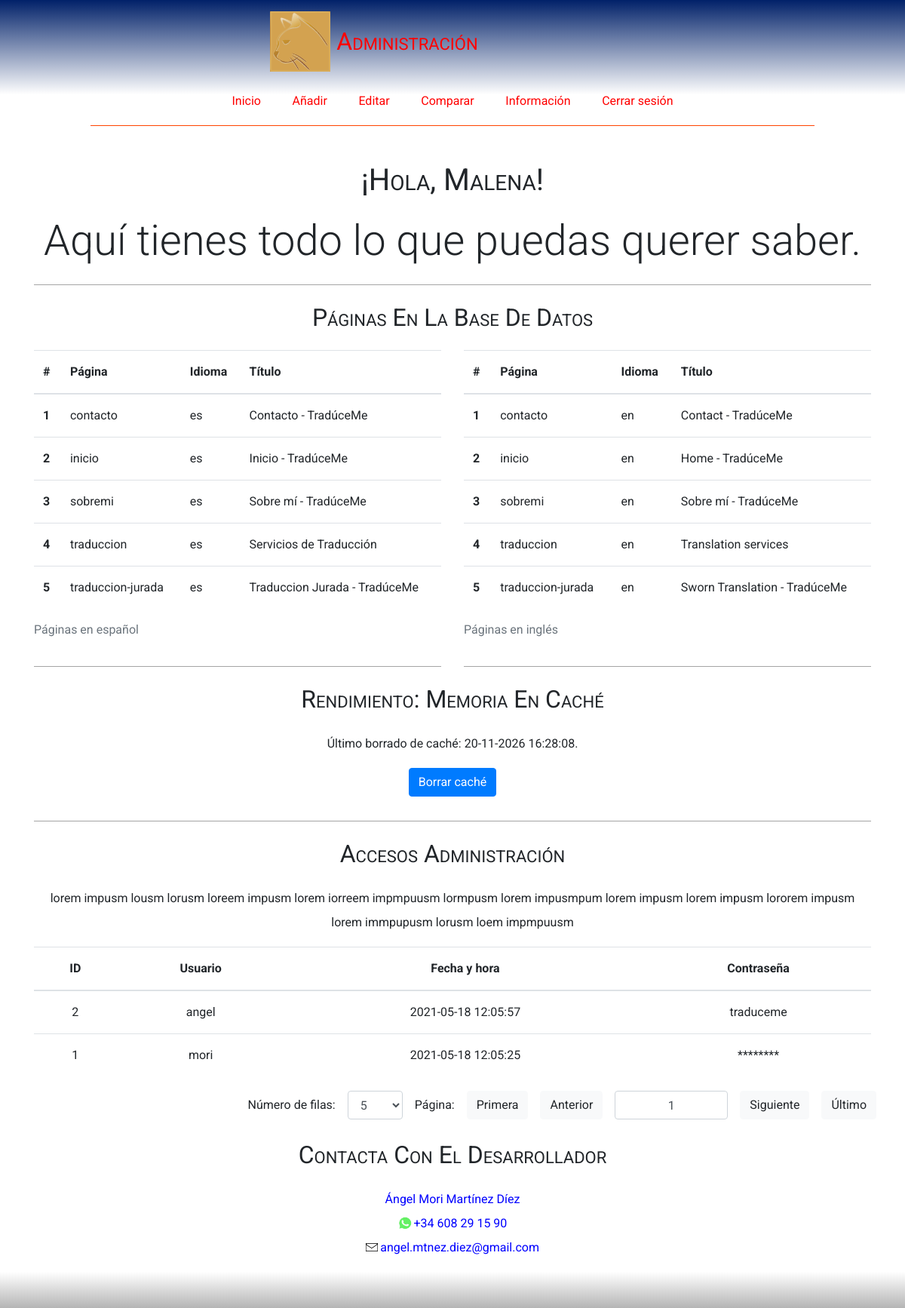
/tm_admin/info.php (signed in), run on the app's committed database.
### tables this page shows
CREATE TABLE `tm_page` (
  `page_name` varchar(40) NOT NULL,
  `lang` varchar(2) NOT NULL,
  `title` varchar(70) NOT NULL,
  `content` longtext NOT NULL
);

### model/db/traduceme/conexion.php (called while the page is built, shortened)
<?php
class Conexion
{
    public function __construct()
    {
        $this->conn = new mysqli(BD_HOST, BD_USER, BD_PW, BD_NAME);
    }
}
class Consulta extends Conexion
{
    private function anyRowAffected()
    {
        return true;
    }
    public function getPaginas($page_name = null, $lang = null)
    {
        if ($page_name != null) {
            if ($lang != null)
                $select = "SELECT * FROM tm_page WHERE page_name = '$page_name' and lang = '$lang' ORDER BY page_name, lang ;";
            else
                $select = "SELECT * FROM tm_page WHERE page_name = '$page_name' ORDER BY page_name, lang ;";
        } elseif ($lang != null) {
            $select = "SELECT * FROM tm_page WHERE lang = '$lang' ORDER BY page_name, lang ;";
        } else {
            $select = "SELECT * FROM tm_page ORDER BY page_name, lang ;";
        }
        $resultados = $this->conn->query($select);
        return $resultados->fetch_all(MYSQLI_ASSOC);
    }
}

### tm_admin/adminFunctions.php (the view, shortened to what this page needs)
<?php
function tabularMatrizN($matrizDatos, $arrayCabeceras = null, $clase = '', $caption = '')
{
    $tabla = "<table class='$clase'>
                <caption>$caption</caption>
                <thead>";
    if (is_array($arrayCabeceras)) {
        $maxCols = count($arrayCabeceras);
        $tabla .=  "<tr>";
        $tabla .=  "<th>#</th>";
        foreach ($arrayCabeceras as $th) {
            $tabla .=  "<th>$th</th>";
        }
        $tabla .=  "<tr>";
    }
    $tabla .= "</thead><tbody>";
    $row = 1;
    foreach ($matrizDatos as $fila) {
        $tabla .=  '<tr><th>' . $row++ . '</th>';
        $col = 0;
        foreach ($fila as $celda) {
            if ($maxCols <= $col) {
                break;
            }
            $col++;
            $tabla .=  "<td>" . $celda . "</td>";
        }
        $tabla .=  '</tr>';
    }
    $tabla .=  "</tbody></table>";
    return $tabla;
}

### tm_admin/info.php (shortened to what this page needs)
<?php
require_once 'adminFunctions.php';
require_once '../model/db/traduceme/conexion.php';
require_once '../model/Admin.php';
$tituloPaginaAdmin = "¡Hola, " . $_SESSION['logged_admin'] . "!";
$errores = '';
$conn = new Consulta();
try {
    $paginasES = $conn->getPaginas('', 'es');
    $paginasEN = $conn->getPaginas('', 'en');
    $tablaES = tabularMatrizN($paginasES, ['Página', 'Idioma', 'Título',], 'table caption-top', 'Páginas en español');
    $tablaEN = tabularMatrizN($paginasEN, ['Página', 'Idioma', 'Título',], 'table caption-top', 'Páginas en inglés');
} catch (BDException $e) {
    $errores .= "<p class='m-0'>" . $e->getMessage() . "</p>";
} catch (Exception $e) {
    $errores .= "<p class='m-0'>" . $e->getMessage() . "</p>";
}
$rutaCache = '../cache/vars';
if (file_exists($rutaCache))
    $fechaCache = date("d-m-Y H:i:s", filectime($rutaCache));
else
    $fechaCache = 'NO DATA';
?>
<!DOCTYPE html>
<html lang="es">
<head>
    <?php
    include('_partials/cabecera.php');
    ?>
    <div class="container mt-4">
        <p class="display-4">Aquí tienes todo lo que puedas querer saber.</p>
        <hr class="clasic mt-4">
    </div>
    <div class="container mt-4">
        <h2 class="mb-4">Páginas en la base de datos</h2>
        <div class="row text-left">
            <div class="col-xs-12 col-md-6">
                <?php echo $tablaES ?>
                <hr class="clasic mb-0">
            </div>
            <div class="col-xs-12 col-md-6 ">
                <?php echo $tablaEN ?>
                <hr class="clasic mb-0">
            </div>
        </div>
    </div>
    <div class="container mt-4">
        <h2 class="mb-4 ">Rendimiento: memoria en caché</h2>
        <p>
            Último borrado de caché: <?php echo $fechaCache ?>.
        </p>
        <form method="post" action="">
            <div class="form-group center">
                <button name="noCache" type="submit" class="btn btn-primary mb-2">Borrar caché</button>
            </div>
        </form>
        <hr class="clasic mt-4">
    </div>
    <div class="container mt-4">
        <h2 class="mb-4 ">Accesos administración</h2>
        <p>
            lorem impusm lousm lorusm loreem impusm lorem iorreem impmpuusm lormpusm lorem impusmpum lorem impusm lorem impusm lororem impusm lorem immpupusm lorusm loem impmpuusm
        </p>
        <table class="table ">
            <thead>
                <tr>
                    <th>ID</th>
                    <th>Usuario</th>
                    <th>Fecha y hora</th>
                    <th>Contraseña</th>
                </tr>
            </thead>
            <tbody id="tabla-accesos">
            </tbody>
        </table>
        <div class="row form-inline form-group ">
            <div class="form-group ml-auto paginacion">
                <label for="select-accesos">Número de filas:</label>
                <select id="select-accesos" class="form-control ml-auto" name="lang">
                    <option>5</option>
                </select>
                <label for="n-pagina-accesos">Página:</label>
                <button class="btn btn-light mb-2" id="primera">Primera</button>
                <button class="btn btn-light mb-2" id="anterior">Anterior</button>
                <input type="text" class="form-control text-center" id="n-pagina-accesos" value=1>
                <button class="btn btn-light mb-2" id="siguiente">Siguiente</button>
                <button class="btn btn-light mb-2" id="ultima">Último</button>
            </div>
        </div>
        <div class="container mt-4">
            <h2 class="mb-4 ">Contacta con el desarrollador</h2>
            <p>
            <ul class="list-unstyled">
                <li><a href="https://twitter.com/angelidito">Ángel Mori Martínez Díez</a></li>
                <li><a class="telefono" href="https://wa.me/34608291590?text=&iexcl;Hola%21%20Tengo%20tengo%20un%20problema%20con%20la%20web&hellip;">+34 608 29 15 90</a></li>
                <li><a class="email" href="mailto:angel.mtnez.diez@gmail.com">angel.mtnez.diez@gmail.com</a></li>
            </ul>
            </p>
        </div>
        </main>
        <?php
        include('_partials/pie.php');
        ?>

### tm_admin/_partials/cabecera.php (shortened to what this page needs)
<link rel="stylesheet" href="https://stackpath.bootstrapcdn.com/bootstrap/4.5.2/css/bootstrap.min.css">
<link rel="stylesheet" href="../assets/css/estructura.css">
</head>
<body id="<?php echo $id_admin_page ?>">
    <header>
        <div id="logoYTitulo">
            <a href=".."> <img src="../img/logo.png" alt="logo" id="logoCabecera" class="logo">
            </a>
            <a href=".">
                <p id="tituloWeb" class="m-0">Administración</p>
            </a>
        </div>
        <ul id="menu">
            <li> <a href="cuidado.php">Inicio</a></li>
            <li> <a href="añadir.php">Añadir</a></li>
            <li> <a href="editar.php">Editar</a></li>
            <li> <a href="comparar.php">Comparar</a></li>
            <li> <a href="info.php">Información</a></li>
            <li> <a href="?cerrarSesion=">Cerrar sesión</a></li>
        </ul>
    </header>
    <main class="mt-4 pt-4 center">
        <div class="container">
            <h1><?php echo $tituloPaginaAdmin ?></h1>
        </div>

### tm_admin/_partials/pie.php (shortened to what this page needs)
<footer class="container-fluid center p-4">
</footer>
</body>
</html>

### assets/css/estructura.css (style rules this page uses)
* { font-family: 'Roboto', 'Lucida Sans', 'Lucida Sans Regular', 'Lucida Grande', 'Lucida Sans Unicode', Geneva, Verdana, sans-serif }
* { padding: 0; margin: 0; }
html { overflow-y: scroll visible; overflow-x: scroll visible; }
html, body { width: 100%; height: 100%; max-width: 100%; font-size: 16px; line-height: 2rem; }
body { -ms-overflow-style: none; scrollbar-width: none; }
h1, h2, h3, h4, h5, h6, .heading, #tituloWeb { line-height: normal; font-weight: normal; text-transform: capitalize; font-variant: small-caps; }
#tituloWeb { font-size: 2rem; }
hr { display: block; }
hr, hr.margarita { height: 200px; background: url(../../img/libroflorllave.jpg) fixed 100% 100%; background-size: cover; background-position: absolute; background-repeat: no-repeat; }
hr.clasic { height: 0px; border-top: 1px solid rgb(165, 165, 165); margin-top: 20px; margin-bottom: 20px; }
ul { padding-left: 0; }
.center { text-align: center; }
img { height: auto; width: auto; max-width: 100%; margin: 0; padding: 0; border: none; }
form, fieldset, legend { margin: 0; padding: 0; border: none; }
label, input, textarea, select, button { display: block; resize: none; outline: none; color: inherit; font-size: inherit; font-family: inherit; }
label { margin-bottom: 5px; }
a { color: blue; text-decoration: none; }
.telefono { padding-left: 1.3em; background-image: url("../../img/icons/was.ico"); background-size: 1.1em auto; background-repeat: no-repeat; background-position-y: center; }
.email { padding-left: 1.2em; background-image: url("../../img/icons/sobre.ico"); background-size: 1em auto; background-repeat: no-repeat; background-position-y: center; }
body { display: grid; grid-template-columns: 1fr; grid-template-rows: min-content min-content min-content auto min-content min-content; grid-template-areas: 'cabecera''menú''migas''cuerpo''aside''pie'; }
header { grid-area: cabecera; background-color: white; align-items: center; width: 100%; height: min-content; display: flex; flex-wrap: wrap; flex-direction: column; justify-content: space-between; align-items: center; height: min-content; border-bottom: 1px solid #f40; }
header a { color: red; }
#logoYTitulo { width: 100%; display: flex; flex-direction: row-reverse; justify-content: space-between; align-items: center; }
#logoCabecera { height: 5rem; width: 5rem; margin: 0.5rem; }
#menu { display: none; grid-area: menú; list-style: none; margin: 0; padding: 0; width: 100%; height: max-content; text-align: center; flex-direction: column; }
#menu li { box-sizing: content-box; height: min-content; border-top: 1px solid #f40; }
#menu a, #menu .menu-li { display: block; padding-top: 1rem; padding-bottom: 1rem; text-decoration: none; }
main { grid-area: cuerpo; }
footer { background: linear-gradient(#fff, #B5B5B5); grid-area: pie; display: flex; flex-wrap: wrap-reverse; align-items: center; padding: 1rem calc(5% - 0.5rem) 0 calc(5% - 0.5rem); }
#select-accesos, #nth-page-access { width: min-content; }
.paginacion * { margin: 0 0.5rem !important; }
#n-pagina-accesos { max-width: 150px !important; }
@media screen and (min-width: 630px) { #menu a { padding: 1rem 1.5rem; } }
@media screen and (min-width: 768px) { header { display: flex; flex-wrap: wrap; flex-direction: column; align-items: center; border-bottom: none; background: linear-gradient(#012169, #fff 75%); } }
@media screen and (min-width: 768px) { #logoYTitulo { width: max-content; display: flex; flex-direction: row; justify-items: flex-end; align-content: flex-end; margin-top: 7px; margin-right: 18%; } }
@media screen and (min-width: 768px) { #logoCabecera { margin-bottom: 7px; } }
@media screen and (min-width: 768px) { #menu { display: flex !important; grid-area: menú; list-style: none; margin: auto; padding: 0; width: max-content; height: max-content; text-align: center; flex-direction: row; width: 80%; justify-content: center; border-bottom: 1px solid #f40; } }
@media screen and (min-width: 768px) { #menu li { box-sizing: content-box; height: min-content; border: none; } }
@media screen and (min-width: 768px) { #menu a { padding: 1rem 1.3rem; } }
@media screen and (min-width: 768px) { #menu li:not(:last-child) { border-right: none; } }

### data on the page
tm_page: page_name "contacto", lang "es", title "Contacto - TradúceMe"
tm_page: page_name "inicio", lang "es", title "Inicio - TradúceMe"
tm_page: page_name "sobremi", lang "es", title "Sobre mí - TradúceMe"
tm_page: page_name "traduccion", lang "es", title "Servicios de Traducción"
tm_page: page_name "traduccion-jurada", lang "es", title "Traduccion Jurada - TradúceMe"
tm_page: page_name "contacto", lang "en", title "Contact - TradúceMe"
tm_page: page_name "inicio", lang "en", title "Home - TradúceMe"
tm_page: page_name "sobremi", lang "en", title "Sobre mí - TradúceMe"
tm_page: page_name "traduccion", lang "en", title "Translation services"
tm_page: page_name "traduccion-jurada", lang "en", title "Sworn Translation - TradúceMe"

### other printed values
$tituloPaginaAdmin "¡Hola, Malena!"
$caption "Páginas en español Páginas en inglés"
$th "Página"
$th "Idioma"
$th "Título"
$fechaCache "20-11-2026 16:28:08"
